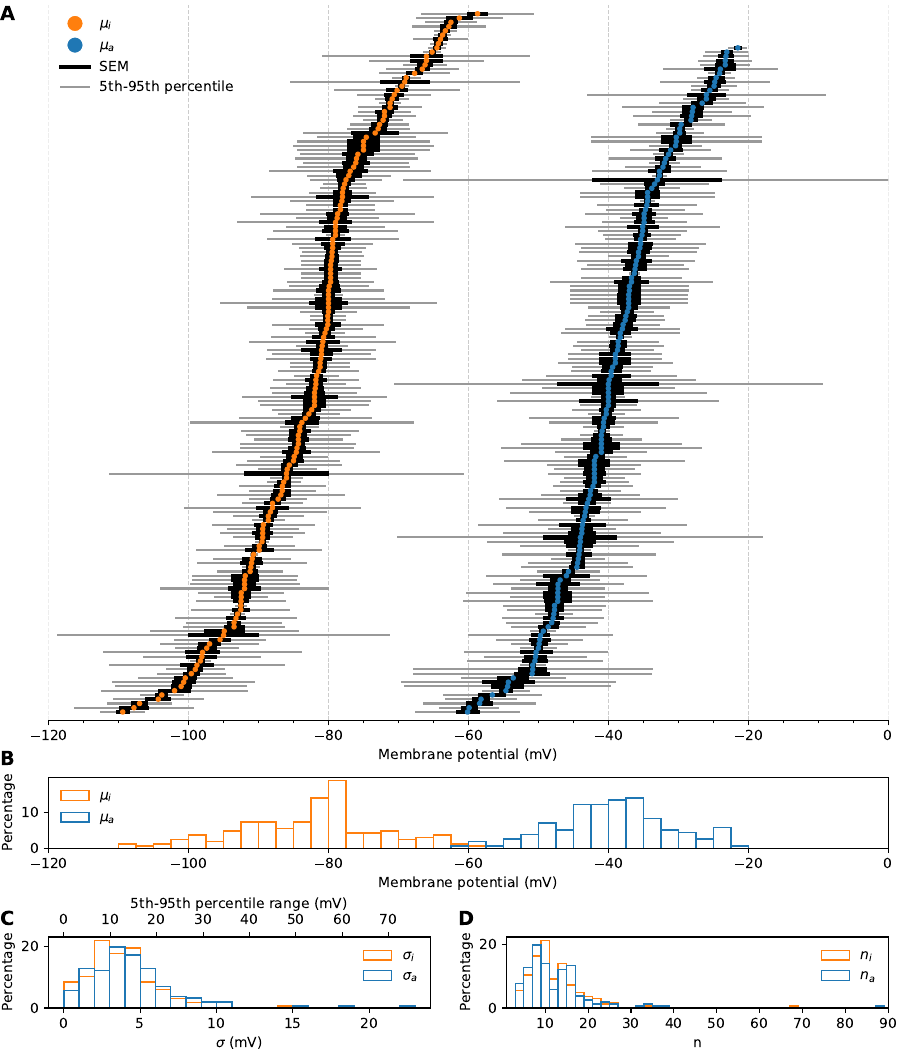

Write the Python code that produced this figure.
#!/usr/bin/env python3
#
# Figure 2: All data, sorted from low to high, no correlations
#
import sys

import matplotlib
import matplotlib.pyplot as plt
import numpy as np

import base

# Sigma multiplier to get 90-th percentile
s90 = 1.6448536269514729

# Include Oocytes or not
nooocytes = True

# Gather data
print('Gathering data')
with base.connect() as con:
    c = con.cursor()

    qand = ' and cell != "Oocyte"' if nooocytes else ''
    q = ('select vi, semi, stdi, ni from midpoints_wt'
         f' where ni > 0 {qand} order by vi')
    i = [row for row in c.execute(q)]
    q = ('select va, sema, stda, na from midpoints_wt'
         f' where na > 0 {qand} order by va')
    a = [row for row in c.execute(q)]

#
# Create figure
#
print('Creating figure')
#fig = plt.figure(figsize=(9, 7.5))    # Two column size
#fig.subplots_adjust(0.058, 0.06, 0.99, 0.99, hspace=0.3)
#grid = fig.add_gridspec(2, 2, height_ratios=[4.5, 1])
fig = plt.figure(figsize=(9, 10.5))    # Two column size
fig.subplots_adjust(0.054, 0.04, 0.987, 0.995, hspace=0.3)

grid1 = fig.add_gridspec(2, 1, height_ratios=[3.1, 1], hspace=0.15)
grid2 = grid1[1, 0].subgridspec(2, 2, hspace=1.1)

ax1 = fig.add_subplot(grid1[0, :])
ax21 = fig.add_subplot(grid2[0, :])
ax31 = fig.add_subplot(grid2[1, 0])
ax32 = fig.add_subplot(grid2[1, 1])


#
# Top: all data
#
ax1.set_xlabel('Membrane potential (mV)')
ax1.set_xlim(-120, 0)
ax1.set_ylim(-2, 1 + max(len(a), len(i)))
for s in ax1.spines.values():
    s.set_visible(False)
ax1.spines['bottom'].set_visible(True)
ax1.xaxis.set_major_locator(matplotlib.ticker.MultipleLocator(20))
ax1.xaxis.set_minor_locator(matplotlib.ticker.MultipleLocator(5))
ax1.get_yaxis().set_visible(False)
ax1.grid(ls='--', color='#cccccc', zorder=0)

sstd = dict(color='#999')
ssem = dict(color='k', lw=3)
ca = 'tab:blue'
ci = 'tab:orange'
m = 'o'
ms = 3

offset = max(0, (len(a) - len(i)) / 2)
for k, d in enumerate(i):
    mu, sem, std, n = d

    k += offset
    ax1.plot((mu - s90 * std, mu + s90 * std), (k, k), **sstd, zorder=2)
    ax1.plot((mu - sem, mu + sem), (k, k), **ssem, zorder=3)
    ax1.plot(mu, k, m, color=ci, markersize=ms, zorder=4)

offset = max(0, (len(i) - len(a)) / 2)
for k, d in enumerate(a):
    mu, sem, std, n = d

    ax1.plot((mu - s90 * std, mu + s90 * std), (k, k), **sstd, zorder=2)
    ax1.plot((mu - sem, mu + sem), (k, k), **ssem, zorder=3)
    ax1.plot(mu, k, m, color=ca, markersize=ms, zorder=4)

ms2 = 12
elements = [
    matplotlib.lines.Line2D([0], [0], marker=m, color='w', label=r'$\mu_i$',
                            markersize=ms2, markerfacecolor=ci),
    matplotlib.lines.Line2D([0], [0], marker=m, color='w', label=r'$\mu_a$',
                            markersize=ms2, markerfacecolor=ca),
    matplotlib.lines.Line2D([0], [0], color=ssem['color'], label='SEM',
                            lw=ssem['lw']),
    matplotlib.lines.Line2D([0], [0], color=sstd['color'],
                            label='5th-95th percentile'),
]
ax1.legend(loc='upper left', frameon=False, handles=elements)

#
# Middle: histogram of Vi, Va
#
vi, _, stdi, ni = np.array([row for row in i]).T
va, _, stda, na = np.array([row for row in a]).T

bins = np.arange(-110, -10, 2.5)
kwargs = dict(bins=bins, facecolor='none')
ax21.set_xlabel('Membrane potential (mV)')
ax21.set_ylabel('Percentage')
ax21.set_xlim(-112, -18)

w = np.ones(len(vi)) / len(vi) * 100
ax21.hist(vi, weights=w, edgecolor='tab:orange', label=r'$\mu_i$', **kwargs)
w = np.ones(len(va)) / len(va) * 100
ax21.hist(va, weights=w, edgecolor='tab:blue', label=r'$\mu_a$', **kwargs)
ax21.legend(loc='upper left', frameon=False)

#
# Bottom: Histogram of sigma and of n
#
ax31.set_xlabel(r'$\sigma$ (mV)')
ax31.set_ylabel('Percentage')
ax31.set_xlim(-1, 24)
ax31.set_ylim(0, 23)
top90 = lambda sigma: sigma * s90 * 2
frp90 = lambda p90: p90 / (s90 * 2)
ax31t = ax31.secondary_xaxis('top', functions=(top90, frp90))
ax31t.set_xlabel('5th-95th percentile range (mV)')

bins = np.arange(0, 24, 1)
kwargs = dict(bins=bins, facecolor='none')
w = np.ones(len(stdi)) / len(stdi) * 100
ax31.hist(stdi, weights=w, edgecolor='tab:orange', label=r'$\sigma_i$',
          **kwargs)
w = np.ones(len(stda)) / len(stda) * 100
ax31.hist(stda, weights=w, edgecolor='tab:blue', label=r'$\sigma_a$', **kwargs)
ax31.legend(loc='upper right', frameon=False)

ax32.set_xlabel('n')
ax32.set_ylabel('Percentage')
ax32.set_xlim(1, 90)

bins = np.arange(1, 90, 2)
kwargs = dict(bins=bins, facecolor='none')
w = np.ones(len(stdi)) / len(stdi) * 100
ax32.hist(ni, weights=w, edgecolor='tab:orange', label=r'$n_i$', **kwargs)
w = np.ones(len(stda)) / len(stda) * 100
ax32.hist(na, weights=w, edgecolor='tab:blue', label=r'$n_a$', **kwargs)
ax32.legend(loc='upper right', frameon=False)
print(min(na), min(ni))
print(max(na), max(ni))

#
# Save
x = -0.045
#
y = 0.025
base.axletter(ax1, 'A', offset=x)
base.axletter(ax21, 'B', offset=x, tweak=y)
base.axletter(ax31, 'C', offset=x, tweak=y)
base.axletter(ax32, 'D', offset=x, tweak=y)

fname = 'f2-all' + ('.png' if 'png' in sys.argv else '.pdf')
print(f'Saving to {fname}')
fig.savefig(fname, dpi=300)
